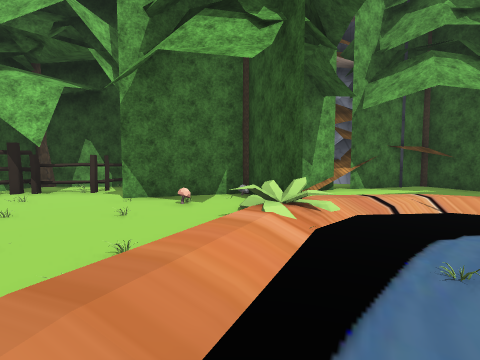
view 1 (above)

24 first-person views from a walk through a scene from a Unity 3-D project. The camera is 1.3 m above the floor, tilts 4° down and sees 85° across. The floor is counted in squares, 1.84 m on a side. Each view is taken from the middle of a square. On the plan, view 1 faces up. The plan holds only what a view shows up to about 9 squares ahead; the rest is blank. The place goes on beyond the plan. The player is left out. Door leaves are left out, so doorways stand open. Some surface patterns are stand-ins.

view 2
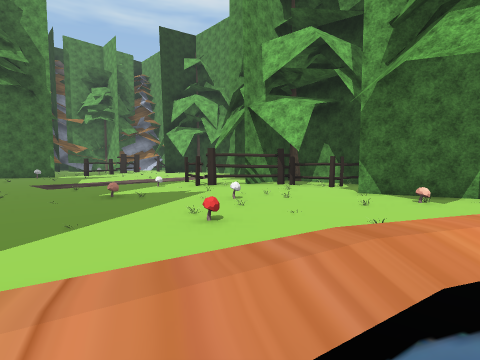

view 3
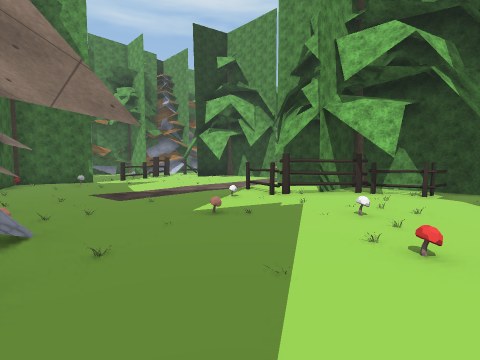

view 4
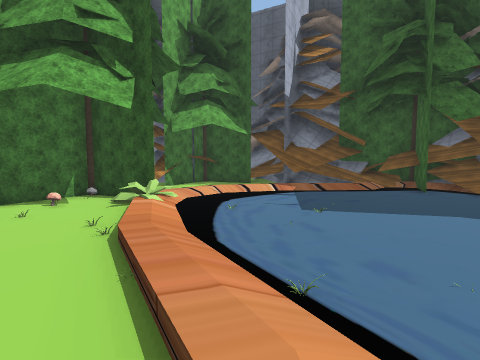

view 5
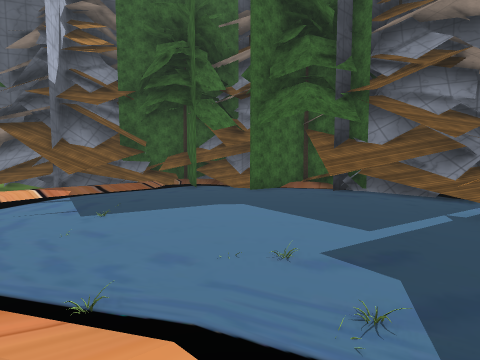

view 6
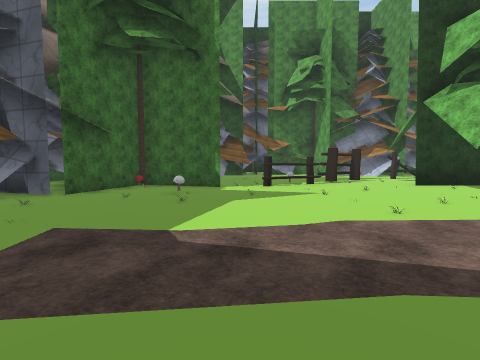

view 7
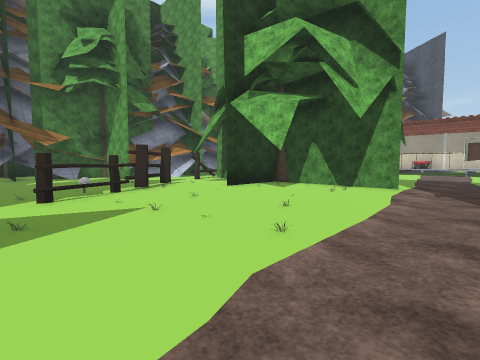

view 8
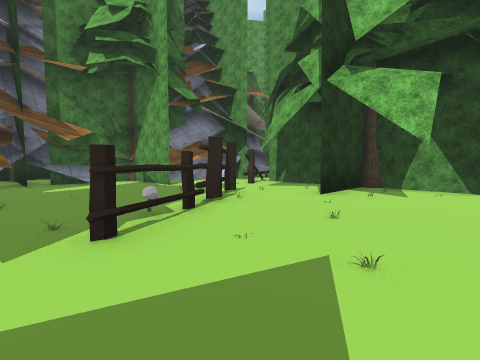

view 9
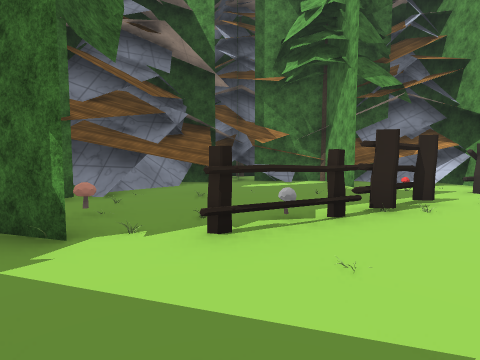

view 10
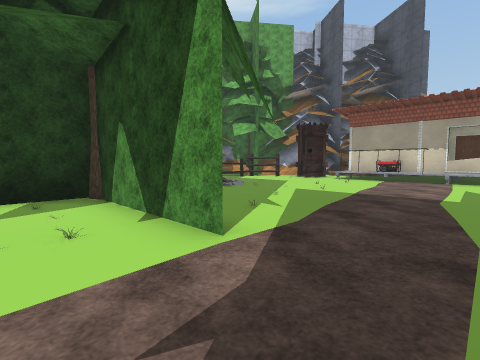

view 11
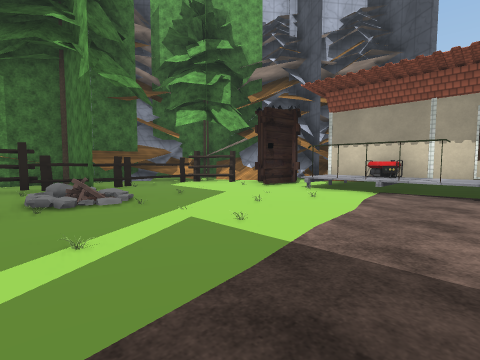

view 12
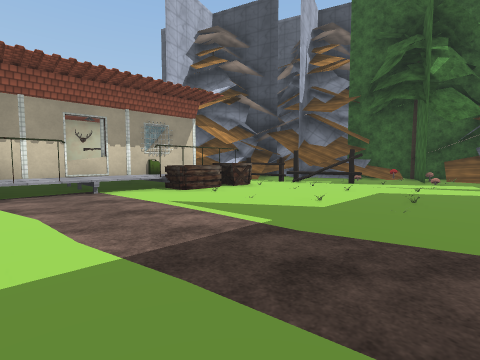

view 13
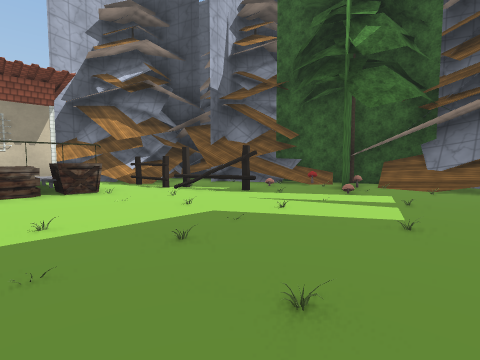

view 14
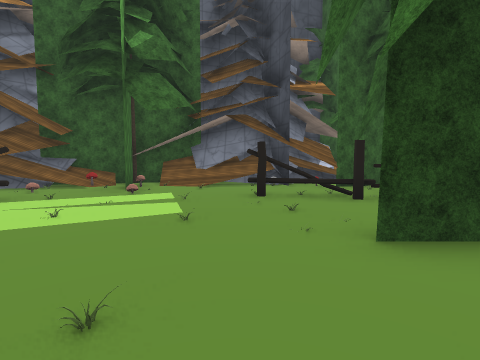

view 15
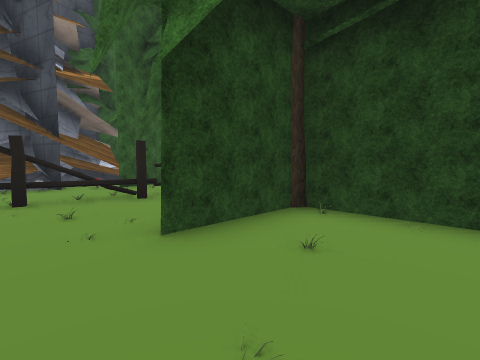

view 16
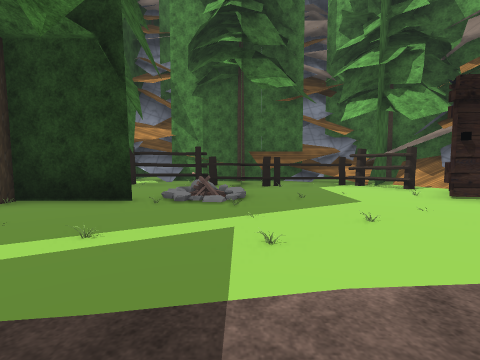

view 17
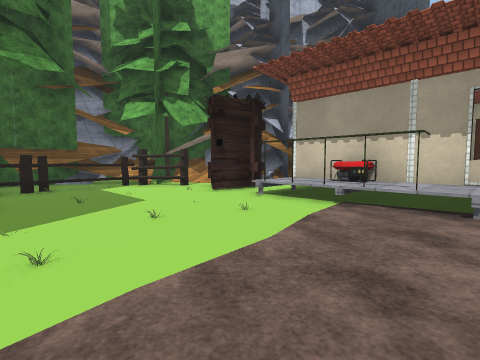

view 18
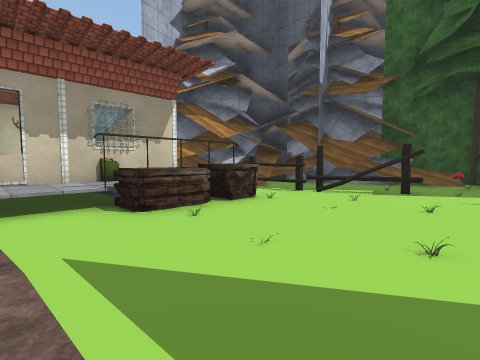

view 19
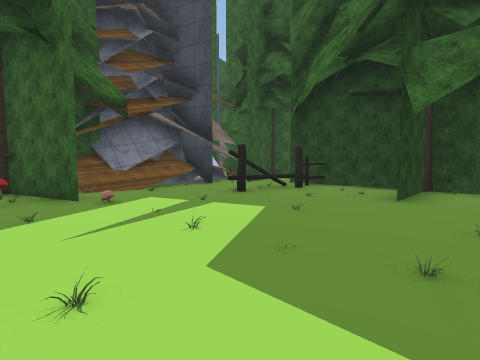

view 20
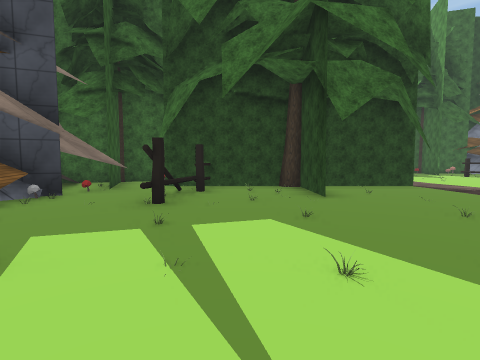

view 21
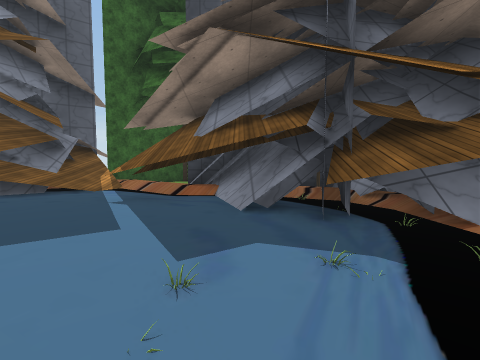

view 22
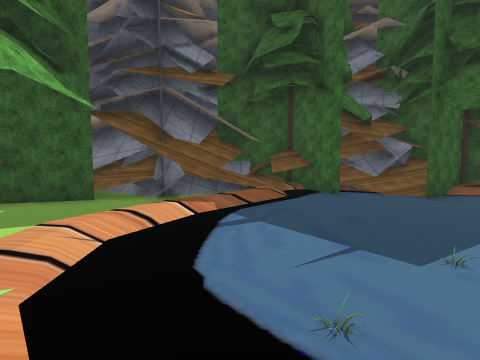

view 23
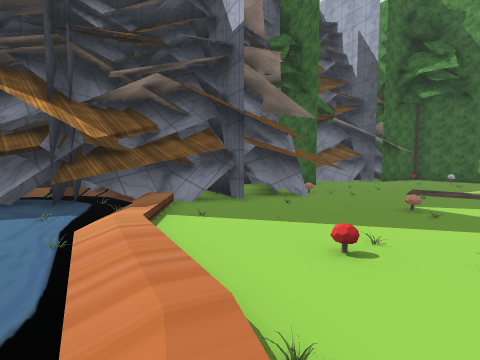

view 24
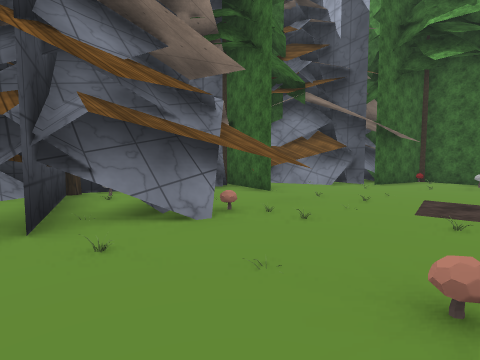

### Floor plan
Key: @ floor where view 1 was taken; # wall or solid block; x gap in a wall; . main floor; : floor 0.75 m higher than the main floor; / step, stairs or slope; D open door; = window, fence, low wall or low ledge; ~ liquid the walk can cross; ≈ liquid the walk keeps out of; ^ raised ledge; O other object.
Columns run from 21 left of view 1 to 9 right of it. Each row starts with its distance up from view 1.
 21       #   ^^
 20       ##  #D# ##
 19   #####^^^^D^^^ OO
 18   ##OOOO.....OOO.O ##
 17   #O....O....O.O. ^ ##
 16  ###....O.......O O. #O
 15  ###O.O......O.O..OOOO
 14  O#O./ OOO...O......O#
 13   .#O/OO.O...OOOOO.O.O##
 12   .O..x.......O.O.O.O/ #
 11   x .  ..O........OO.O
 10  #  # O## #...O.OOOO.##
  9  #.O.. O.O....O#O.OO^##
  8  #.O..#O......OO..O.. ##
  7  #O..O......###O#O  .#######
  6 ## ..O.........# OO..O#....##
  5  ....O..O.O....O.O.OO   ....#
  4  .....OOO.O..OOO....O. ///..##
  3 #.....O.......O.O.OO.O.~~//###
  2 #..^O.O.O........OO.O/~~~~~//#
  1 # .#..OO.OO...OOO.OOO~O~~~~~/##
  0   :##.#..O......O.O.O@.O.~~~O##
 -1       O. ..OO.O. .O.O~~~~~~~~=#
 -2        # .O.O####../OO~~~~~≈ ##
 -3         ## .   ##### ~~~~~~≈#
 -4          ####      ##~~~~~###
 -5                     ##~~~~##
 -6                     ###^~~#
 -7                      # .~=#
 -8                      #: //#
 -9                      ##  ##
-10                         ###

Positions as (right, up) in squares from view 1, and headings:
1: (0, 0), facing up
2: (0, -1), facing up-left
3: (-2, -2), facing up-left
4: (-2, -2), facing up-right
5: (-2, -2), facing right
6: (-7, 2), facing left
7: (-9, 2), facing up-left
8: (-12, 2), facing up-left
9: (-12, 3), facing left
10: (-9, 8), facing up-left
11: (-10, 12), facing up-left
12: (-12, 12), facing up-right
13: (-8, 11), facing up-right
14: (-8, 11), facing right
15: (-8, 11), facing down-right
16: (-10, 14), facing left
17: (-10, 14), facing up-left
18: (-10, 14), facing up-right
19: (-7, 15), facing down-right
20: (-4, 15), facing down
21: (0, -1), facing down
22: (0, 2), facing right
23: (0, 2), facing down-left
24: (-4, 1), facing down-left
